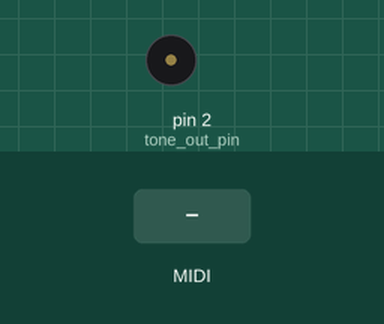
The sketch below on a simulated Arduino Uno, built with avr-gcc and run on an emulated ATmega328P. Parts: buzzer (waves = sounding). The test bench sets the inputs (shaded band). MIDI output is not drawn.

Above: at 1.2 s.
1.3 s: MIDI note 36 received
At 1.45 s:
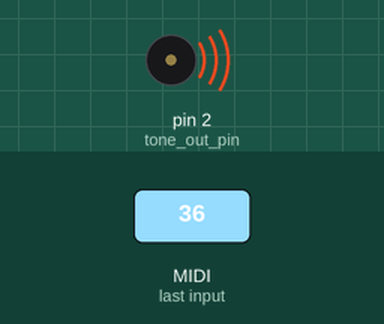
Timing chart, 0 to 4.3 s (numbered marks = the images above; inputs shaded):
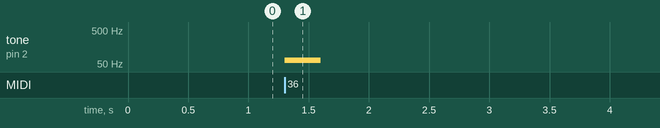

Measured:
- after the input at 1.3 s, tone on pin 2 (tone_out_pin): silent → 65 Hz at once, → silent 0.30 s later

The sketch:

02a_recieve_cb.ino
```cpp
#include <MIDI.h>
MIDI_CREATE_DEFAULT_INSTANCE();

const int tone_out_pin = 2;
float note_num_list[127];

void setMidiNoteNumber(void){
    note_num_list[69] = 440.0;
    for (int i=68; i>=0; i--){
        note_num_list[i] = note_num_list[i+1] / (1.059463);
    }
    for (int i=70; i<127; i++){
        note_num_list[i] = note_num_list[i-1] * (1.059463);
    }
}

void handleNoteOn(byte channel, byte note_num, byte velocity){
    if(velocity == 0) noTone(tone_out_pin);
    else tone(tone_out_pin, (int)note_num_list[note_num]);
}

void handleNoteOff(byte channel, byte note_num, byte velocity){
    noTone(tone_out_pin);
}

void setup(){
    setMidiNoteNumber();
    MIDI.setHandleNoteOn(handleNoteOn);     //set callback at recieve NOTE-ON
    MIDI.setHandleNoteOff(handleNoteOff);   //set callback at recieve NOTE-OFF
    MIDI.begin(0);  //all channel
    pinMode(tone_out_pin, OUTPUT);
}

void loop(){
    MIDI.read();
}
```
